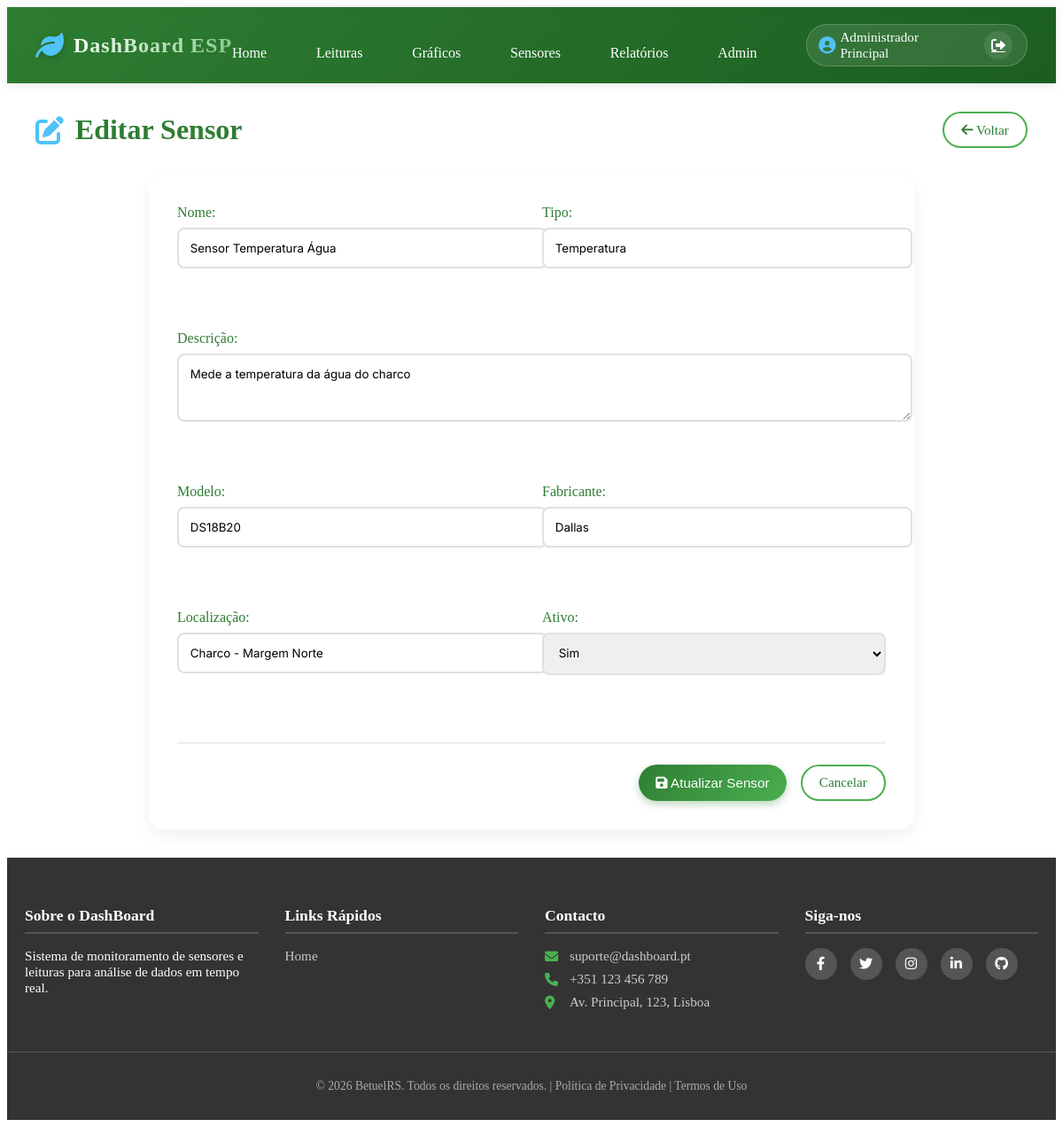
The app's page /SN/SN_editar.php?cod_sensor=1 (signed in) with its own data.
### tables this page shows
CREATE TABLE IF NOT EXISTS `sensores` (
  `cod_sensor` int NOT NULL AUTO_INCREMENT,
  `nome` varchar(100) NOT NULL,
  `tipo` varchar(50) NOT NULL,
  `descricao` text,
  `localizacao` varchar(100) DEFAULT NULL,
  `modelo` varchar(50) DEFAULT NULL,
  `fabricante` varchar(50) DEFAULT NULL,
  `data_instalacao` date DEFAULT NULL,
  `ativo` tinyint(1) DEFAULT '1',
  PRIMARY KEY (`cod_sensor`)
);

### SN/SN_editar.php (the view, shortened to what this page needs)
<?php
include BASE_PATH . 'db.php';
?>
<!DOCTYPE html>
<html lang="pt">
<head>
    <link rel="stylesheet" href="<?= BASE_URL ?>assets/styles.css">
    <link rel="stylesheet" href="https://cdnjs.cloudflare.com/ajax/libs/font-awesome/6.0.0-beta3/css/all.min.css">
</head>
<body>
    <?php include '../struct/header.php'; ?>
    <main class="form-main">
        <div class="page-header">
            <h1><i class="fas fa-edit"></i> Editar Sensor</h1>
            <a href="<?= BASE_URL ?>SN/Sensores.php" class="btn btn-secondary">
                <i class="fas fa-arrow-left"></i> Voltar
            </a>
        </div>
        <?php
        if (isset($_GET['cod_sensor'])) {
            $cod_sensor = intval($_GET['cod_sensor']);
            $sql = "SELECT * FROM sensores WHERE cod_sensor = $cod_sensor";
            $result = $conn->query($sql);
            if ($result->num_rows > 0) {
                $row = $result->fetch_assoc();
        ?>
        <form action="SN_atualizar.php" method="post" class="sensor-form">
            <div class="form-grid">
                <div class="form-group">
                    <label for="nome">Nome:</label>
                    <input type="text" id="nome" name="nome" value="<?= htmlspecialchars($row['nome']) ?>" required>
                </div>
                <div class="form-group">
                    <label for="tipo">Tipo:</label>
                    <input type="text" id="tipo" name="tipo" value="<?= htmlspecialchars($row['tipo']) ?>" required>
                </div>
                <div class="form-group full-width">
                    <label for="descricao">Descrição:</label>
                    <textarea id="descricao" name="descricao" rows="3"><?= htmlspecialchars($row['descricao']) ?></textarea>
                </div>
                <div class="form-group">
                    <label for="modelo">Modelo:</label>
                    <input type="text" id="modelo" name="modelo" value="<?= htmlspecialchars($row['modelo']) ?>">
                </div>
                <div class="form-group">
                    <label for="fabricante">Fabricante:</label>
                    <input type="text" id="fabricante" name="fabricante" value="<?= htmlspecialchars($row['fabricante']) ?>">
                </div>
                <div class="form-group">
                    <label for="localizacao">Localização:</label>
                    <input type="text" id="localizacao" name="localizacao" value="<?= htmlspecialchars($row['localizacao']) ?>">
                </div>
                <div class="form-group">
                    <label for="ativo">Ativo:</label>
                    <select id="ativo" name="ativo">
                        <option value="1" <?= $row['ativo'] ? 'selected' : '' ?>>Sim</option>
                    </select>
                </div>
            </div>
            <div class="form-actions">
                <button type="submit" class="btn btn-primary">
                    <i class="fas fa-save"></i> Atualizar Sensor
                </button>
                <a href="<?= BASE_URL ?>SN/Sensores.php" class="btn btn-secondary">Cancelar</a>
            </div>
        </form>
        <?php
            } else {
                echo '<p class="error-message">Sensor não encontrado.</p>';
            }
        } else {
            echo '<p class="error-message">Código do sensor não fornecido.</p>';
        }
        ?>
    </main>
    <?php include '../struct/footer.php'; ?>
</body>
</html>

### assets/styles.css (style rules this page uses)
:root { --primary-green: #2e7d32; --light-green: #4caf50; --accent-green: #81c784; --water-blue: #4fc3f7; --earth-brown: #8d6e63; --white: #ffffff; --off-white: #f5f5f5; --dark-gray: #333333; --light-gray: #e0e0e0; --shadow: 0 2px 10px rgba(0, 0, 0, 0.1); }
.sensors-main, .form-main { max-width: 1400px; margin: 2rem auto; padding: 0 2rem; }
.page-header { display: flex; justify-content: space-between; align-items: center; margin-bottom: 2rem; flex-wrap: wrap; gap: 1rem; }
.page-header h1 { font-size: 2rem; color: var(--primary-green); display: flex; align-items: center; gap: 0.8rem; margin: 0; }
.page-header h1 i { color: var(--water-blue); }
.btn { display: inline-flex; align-items: center; gap: 0.5rem; padding: 0.6rem 1.2rem; border-radius: 30px; font-weight: 500; text-decoration: none; transition: all 0.3s ease; border: none; cursor: pointer; font-size: 0.95rem; }
.btn-primary { background: linear-gradient(135deg, var(--primary-green), #1b5e20); color: white; box-shadow: 0 4px 10px rgba(46, 125, 50, 0.3); }
.btn-secondary { background-color: var(--light-gray); color: var(--dark-gray); }
.sensor-form { background: white; border-radius: 16px; padding: 2rem; box-shadow: 0 8px 20px rgba(0, 0, 0, 0.06); max-width: 800px; margin: 0 auto; }
.form-grid { display: grid; grid-template-columns: repeat(2, 1fr); gap: 1.5rem; margin-bottom: 2rem; }
.form-group { display: flex; flex-direction: column; }
.form-group.full-width { grid-column: span 2; }
.form-group label { font-weight: 500; margin-bottom: 0.5rem; color: var(--primary-green); }
.form-group input, .form-group select, .form-group textarea { padding: 0.8rem; border: 2px solid var(--light-gray); border-radius: 8px; font-family: inherit; transition: border-color 0.3s; }
.form-actions { display: flex; gap: 1rem; justify-content: flex-end; border-top: 1px solid var(--light-gray); padding-top: 1.5rem; }
.btn { display: inline-block; padding: 0.6rem 1.2rem; border-radius: 25px; text-decoration: none; font-weight: 500; transition: all 0.3s ease; border: none; cursor: pointer; font-size: 0.95rem; }
.btn-primary { background: linear-gradient(135deg, var(--primary-green), var(--light-green)); color: white; box-shadow: 0 4px 10px rgba(46, 125, 50, 0.3); }
.btn-secondary { background-color: white; color: var(--primary-green); border: 2px solid var(--light-green); }
.form-group { margin-bottom: 1.5rem; }
.form-group label { display: block; margin-bottom: 0.5rem; color: var(--primary-green); font-weight: 500; }
.form-group input, .form-group select, .form-group textarea { width: 100%; padding: 0.8rem; border: 2px solid var(--light-gray); border-radius: 8px; font-family: "Inter", sans-serif; transition: border-color 0.3s; }

### records on screen
sensores: nome "Sensor Temperatura Água", tipo "Temperatura", descricao "Mede a temperatura da água do charco", modelo "DS18B20", fabricante "Dallas", localizacao "Charco - Margem Norte", ativo "Sim"

### other values on screen
$_SESSION['user_name'] "Administrador Principal"
